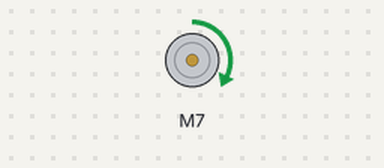
The sketch below on a simulated Arduino Uno, built with avr-gcc and run on an emulated ATmega328P. Shown: DC motor (green arrow = forward, orange = backward, longer = faster). Random numbers use the default seed unless the sketch sets one.

Above: at 0.1 s.
At 0.5 s:
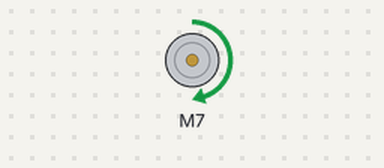
At 30.2 s:
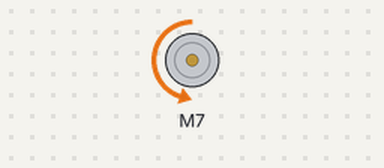
Timing chart, 0 to 40.0 s (numbered marks = the images above):
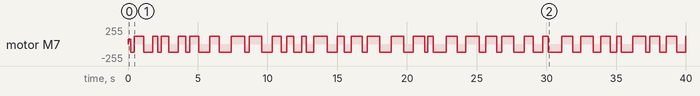

The sketch:

drawing_machine.ino
```cpp
// Include the library
#include <L298N.h>

// Pin definition
const unsigned int IN1 = 7;
const unsigned int IN2 = 8;
const unsigned int EN = 9;

// Create one motor instance
L298N motor(EN, IN1, IN2);

void setup()
{
  // Set initial speed
  motor.setSpeed(70);
}

// Function prototypes
void moveForward();
void moveBackward();

void loop() {
  // Move forward
  moveForward();
  delay(random(200, 1000)); // Random delay between 1 and 3 seconds

  // Move backward
  moveBackward();
  delay(random(200, 1000)); // Random delay between 1 and 3 seconds
}

// function for forward locomotion
void moveForward() {
  motor.forward();
  motor.setSpeed(120);

}

// function for backward locomotion
void moveBackward() {
  motor.backward();
  motor.setSpeed(120);
}
```

Measured:
- by itself, motor M7: stopped → forward 70/255 at 0.00 s, → backward 120/255 0.21 s later, → forward 120/255 0.25 s later, → backward 120/255 0.67 s later, … (65 changes in this stretch)
